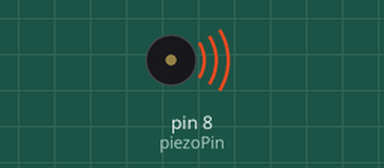
The sketch below on a simulated Arduino Uno, built with avr-gcc and run on an emulated ATmega328P. Shown: buzzer (waves = sounding). At 45.9 s the program stops and its outputs stay as they are.

Above: at 1.67 s.
At 36.35 s:
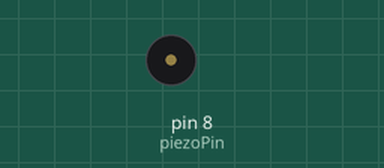
Timing chart, 0 to 40.0 s (numbered marks = the images above):
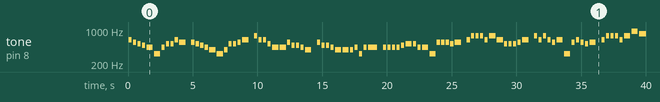

The sketch:

theluong.ino
```cpp
//youtube.com/thongminhvo
//.....................................................................................
int piezoPin = 8;
int button = 2;
int lengths = 100;
char jbnotes[] = "EDCbaeaCCED DCbagegCCDE GEECaaDbbag Dbbagggaeaa aaaabCCaaeDDDCD EGGGEGECCCDE GEGEDEeDEDCD EGGGEGBA";
unsigned long int jbbeats[] = {1, 1, 1, 1, 2, 2, 1, 1, 1, 1, 2,1, 1, 1, 1, 1, 2, 2, 1, 1, 1, 1, 2,1, 1, 1, 1, 1, 2, 2, 1, 1, 1, 1, 2,1,1, 1, 1, 1, 2, 2, 1, 1, 1, 1, 3,1, 1, 1, 1, 1, 1, 2, 1, 1, 2, 2, 1, 1, 1, 1, 2,1, 1, 1, 1, 1, 1, 2, 2, 1, 1, 1, 1, 2,1, 1, 1, 1, 1, 1, 2, 2, 1, 1, 1, 1, 2,1, 1, 1, 1, 1, 1, 2, 2, 3};
//                                                             /                                  /                                 /                                 /                                              /                                     /                                     /
int length = 50;
int tempo = 230;
//.....................................................................................
void playTone(int tone, int duration)
{
  for (long i = 0; i < duration * 1000L; i += tone * 2)
  {
    digitalWrite(piezoPin, HIGH);
    delayMicroseconds(tone);
    digitalWrite(piezoPin, LOW);
    delayMicroseconds(tone);
  }
}
//.....................................................................................
void playNote(char note, int duration)
{
  char names[] = { 'c', 'd', 'e', 'f', 'g', 'a', 'b', 'C' , 'D', 'E', 'F', 'G', 'A', 'B'};       //c  d  e  f  g  a  b
  int tones[] = {1915, 1700, 1519, 1432, 1275, 1136, 1014, 956, 880, 784, 698, 659, 587, 523};   //do re mi fa so la si
  for (int i = 0; i < 15; i++)
  {
    if (names[i] == note)
    {
      playTone(tones[i], duration);
    }
  }
}
//.....................................................................................
void setup()
{
  pinMode(piezoPin, OUTPUT);
  pinMode(button, INPUT_PULLUP);
}
//.....................................................................................
void loop()
{
  for (int i = 0; i < lengths; i++)
  {
    if (jbnotes[i] == ' ')
    {
      delay(jbbeats[i] * tempo);
    }
    else
      playNote(jbnotes[i], jbbeats[i] * tempo);
    delay(tempo / 2);
  }
  while (1);
}
```

Measured:
- by itself, tone on pin 8 (piezoPin): plays 635 Hz for 0.24 s, 566 Hz for 0.24 s, 521 Hz for 0.24 s, 491 Hz for 0.24 s, 439 Hz for 0.48 s, 328 Hz for 0.48 s … (91 notes in this stretch)
